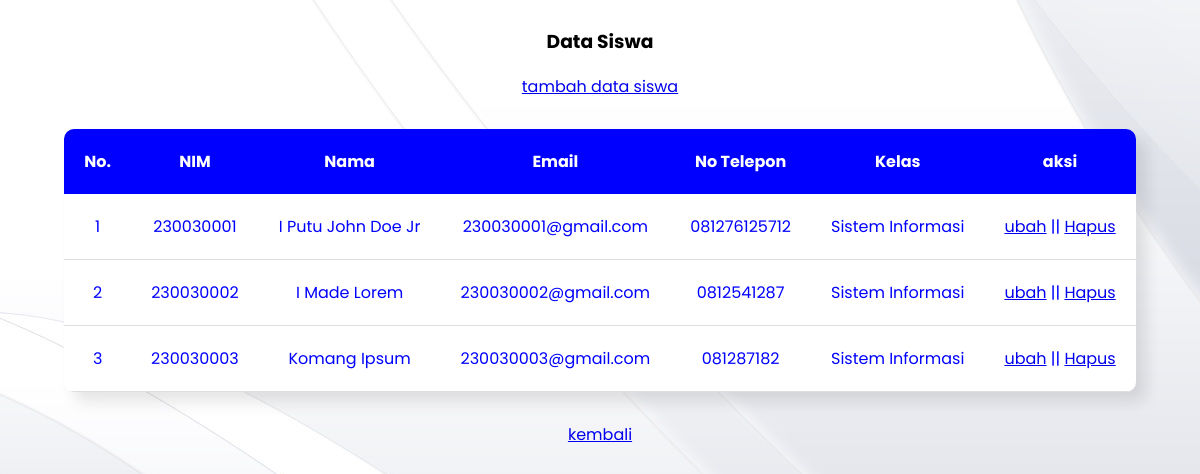
The app's page /admin/students/index.php (signed in) with its own data.
### tables this page shows
CREATE TABLE `students` (
  `id` int NOT NULL AUTO_INCREMENT,
  `nim` varchar(20) NOT NULL,
  `name` varchar(100) NOT NULL,
  `phone` varchar(15) DEFAULT NULL,
  `program_id` int NOT NULL,
  `created_at` timestamp NULL DEFAULT CURRENT_TIMESTAMP,
  `updated_at` timestamp NULL DEFAULT CURRENT_TIMESTAMP ON UPDATE CURRENT_TIMESTAMP,
  `email` varchar(100) DEFAULT NULL,
  `password` varchar(100) DEFAULT NULL,
  PRIMARY KEY (`id`),
  UNIQUE KEY `nim` (`nim`),
  KEY `program_id` (`program_id`),
  CONSTRAINT `students_ibfk_1` FOREIGN KEY (`program_id`) REFERENCES `programs` (`id`)
);

CREATE TABLE `programs` (
  `id` int NOT NULL AUTO_INCREMENT,
  `name` varchar(100) NOT NULL,
  `faculty` varchar(100) NOT NULL,
  `created_at` timestamp NULL DEFAULT CURRENT_TIMESTAMP,
  `updated_at` timestamp NULL DEFAULT CURRENT_TIMESTAMP ON UPDATE CURRENT_TIMESTAMP,
  PRIMARY KEY (`id`)
);

### functions.php (called while the page is built, shortened)
<?php
 $conn = mysqli_connect("localhost","root","","spp_2");
 function query($query){
    global $conn;
    $result = mysqli_query($conn,$query);
    $rows = [];
    while ($row = mysqli_fetch_assoc($result)){
        $rows[] = $row;
    }
    return $rows;
 }
?>

### admin/students/index.php (the view, shortened to what this page needs)
<?php
    require '../../functions.php';
    $siswa = query("SELECT students.*, students.id as studentId, students.name as studentName, programs.*
                FROM students
                INNER JOIN programs ON students.program_id = programs.id;
            ");
?>
<!DOCTYPE html>
<html lang="en">
<head>
    <link rel="stylesheet" href="../../Assets/CSS/tablestyle.css">
</head>
<body>
<center>
  <h3>Data Siswa</h3>
    <a href="tambahSis.php">tambah data siswa</a>
    <div class="table-container">
    <table cellpadding="20">
        <thead>
        <tr>
            <th>No.</th>
            <th>NIM</th>
            <th>Nama</th>
            <th>Email</th>
            <th>No Telepon</th>
            <th>Kelas</th>
            <th>aksi</th>
        </tr>
        </thead>
        <?php $i = 1; ?>
        <?php foreach( $siswa as $row):?>
            <tr>
                <td><?= $i; ?></td>
                <td><?= $row["nim"]; ?></td>
                <td><?= $row["studentName"]; ?></td>
                <td><?= $row["email"]; ?></td>
                <td><?= $row["phone"]; ?></td>
                <td><?= $row["faculty"]; ?></td>
                <td><a href="ubahSis.php?id=<?= $row["studentId"]; ?>">ubah</a> || <a href="hapusSis.php?id=<?= $row["studentId"]; ?>" onclick="return confirm('Apakah kamu yakin ingin menghapus data ini?')"> Hapus</a></td>
            </tr>
        <?php $i++; ?>
        <?php endforeach; ?>
    </table>
    </div>
    <a href="../index.php">kembali</a>
</center>
</body>
</html>

### Assets/CSS/tablestyle.css (style rules this page uses)
* { box-sizing: border-box; font-family: "Poppins"; }
body { display: flex; align-items: center; justify-content: center; background-image: url("../IMG/White-Abstract-Computer-Wallpaper.jpg"); }
.table-container { margin-top: 30px; margin-bottom: 30px; background-color: white; border-radius: 10px; overflow: hidden; box-shadow: 10px 10px 15px rgba(0,0,0,0.1); }
table { border-collapse: collapse; }
tbody tr { border-bottom: 1px solid #ddd; }
thead { background: blue; color: white; }

### records on screen
students: nim "230030001", name "I Putu John Doe Jr", email "230030001@gmail.com", phone "081276125712", program.faculty "Sistem Informasi"
students: nim "230030002", name "I Made Lorem", email "230030002@gmail.com", phone "0812541287", program.faculty "Sistem Informasi"
students: nim "230030003", name "Komang Ipsum", email "230030003@gmail.com", phone "081287182", program.faculty "Sistem Informasi"
